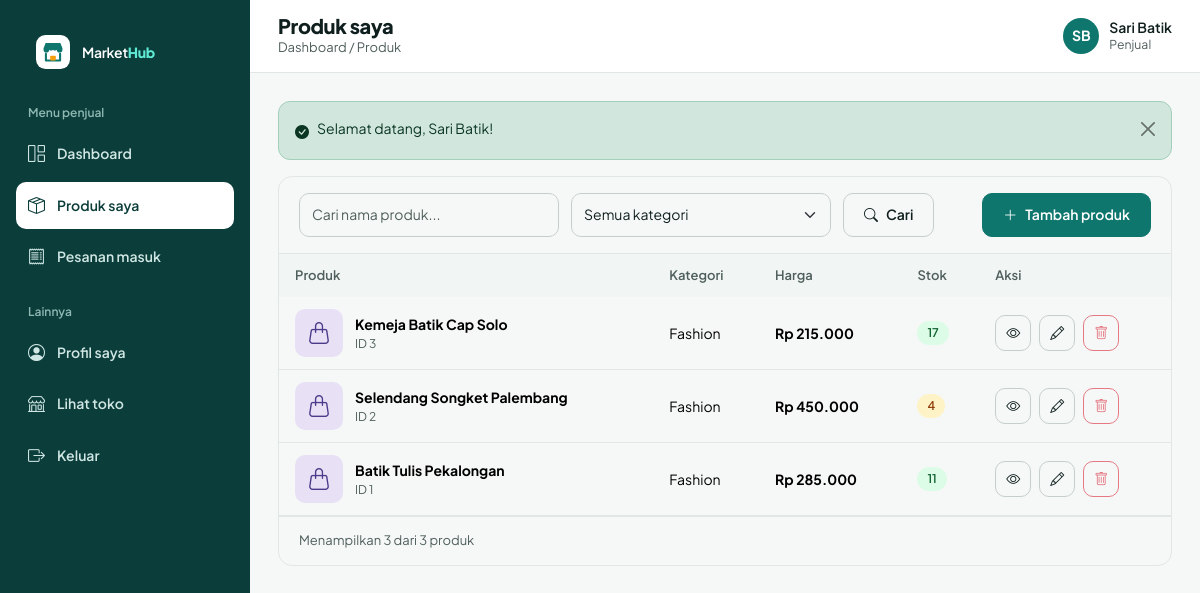
Screenshot of /penjual/produk/index.php (signed in) with the database file from the repository.
### tables this page shows
CREATE TABLE users (
  id         INT UNSIGNED NOT NULL AUTO_INCREMENT,
  nama       VARCHAR(100) NOT NULL,
  email      VARCHAR(150) NOT NULL,
  password   VARCHAR(255) NOT NULL,
  role       ENUM('admin','penjual','pembeli') NOT NULL DEFAULT 'pembeli',
  status     ENUM('aktif','nonaktif') NOT NULL DEFAULT 'aktif',  
  created_at TIMESTAMP NOT NULL DEFAULT CURRENT_TIMESTAMP,
  PRIMARY KEY (id),
  UNIQUE KEY uq_users_email (email)
);

CREATE TABLE produk (
  id          INT UNSIGNED NOT NULL AUTO_INCREMENT,
  kategori_id INT UNSIGNED NOT NULL,
  penjual_id  INT UNSIGNED NOT NULL,
  nama_produk VARCHAR(150) NOT NULL,
  deskripsi   TEXT NOT NULL,
  harga       DECIMAL(12,0) NOT NULL,
  stok        INT NOT NULL DEFAULT 0,
  gambar      VARCHAR(255) DEFAULT NULL,
  created_at  TIMESTAMP NOT NULL DEFAULT CURRENT_TIMESTAMP,
  updated_at  TIMESTAMP NOT NULL DEFAULT CURRENT_TIMESTAMP ON UPDATE CURRENT_TIMESTAMP,
  PRIMARY KEY (id),
  KEY idx_produk_kategori (kategori_id),
  KEY idx_produk_penjual (penjual_id),
  CONSTRAINT fk_produk_kategori FOREIGN KEY (kategori_id) REFERENCES kategori (id) ON DELETE RESTRICT ON UPDATE CASCADE,
  CONSTRAINT fk_produk_penjual  FOREIGN KEY (penjual_id)  REFERENCES users (id)    ON DELETE RESTRICT ON UPDATE CASCADE,
  CONSTRAINT chk_produk_stok  CHECK (stok >= 0),
  CONSTRAINT chk_produk_harga CHECK (harga >= 0)
);

CREATE TABLE kategori (
  id            INT UNSIGNED NOT NULL AUTO_INCREMENT,
  nama_kategori VARCHAR(100) NOT NULL,
  slug          VARCHAR(120) NOT NULL,
  PRIMARY KEY (id),
  UNIQUE KEY uq_kategori_slug (slug)
);

### penjual/produk/index.php (called while the page is built, shortened)
<?php
require __DIR__ . '/../../includes/auth-check.php';
$scope = 'penjual';
require __DIR__ . '/../../includes/produk-list.php';

### auth/session.php (called while the page is built, shortened)
<?php
function current_user()
{
    static $user = false;
    if ($user !== false) {
        return $user;
    }
    $user = null;
    if (!empty($_SESSION['uid'])) {
        $row = db_row('SELECT id, nama, email, role, status, created_at FROM users WHERE id = ?', [(int) $_SESSION['uid']]);
        if ($row && $row['status'] === 'aktif') {
            $row['id'] = (int) $row['id'];
            $user = $row;
        } else {
            unset($_SESSION['uid']);
        }
    }
    return $user;
}

### auth/check-role.php (called while the page is built, shortened)
<?php
function require_login()
{
    $user = current_user();
    if ($user) {
        return $user;
    }
}
function require_role($roles = null)
{
    $user = require_login();
    return $user;
}

### includes/auth-check.php (called while the page is built)
<?php
$authUser = require_role($requiredRoles ?? null);

### includes/produk-list.php (the view, shortened to what this page needs)
<?php
$q = get('q');
$where = ['1 = 1'];
$params = [];
if ($scope === 'penjual') {
    $where[] = 'p.penjual_id = ?';
    $params[] = $authUser['id'];
}
$from = ' FROM produk p JOIN kategori k ON k.id = p.kategori_id JOIN users u ON u.id = p.penjual_id WHERE ' . implode(' AND ', $where);
$total = (int) db_val('SELECT COUNT(*)' . $from, $params);
[$page, $pages, $offset] = paginate($total, 10, (int) get('page', '1'));
$rows = db_all('SELECT p.*, k.nama_kategori, u.nama AS penjual_nama,
        (SELECT COUNT(*) FROM detail_pesanan d WHERE d.produk_id = p.id) AS riwayat' . $from . ' ORDER BY p.id DESC LIMIT ? OFFSET ?',
    array_merge($params, [10, $offset]));
$kategori = db_all('SELECT id, nama_kategori FROM kategori ORDER BY nama_kategori');
$topTitle = $scope === 'admin' ? 'Kelola produk' : 'Produk saya';
$topCrumb = 'Dashboard / Produk';
require __DIR__ . '/header.php';
?>
<div class="card overflow-hidden">
  <form class="mh-tool" method="get">
    <input class="form-control" type="search" name="q" value="<?= e($q) ?>" placeholder="<?= $scope === 'admin' ? 'Cari nama produk atau penjual...' : 'Cari nama produk...' ?>" aria-label="Cari produk">
    <select class="form-select" name="kategori" aria-label="Filter kategori" onchange="this.form.submit()">
      <option value="">Semua kategori</option>
    </select>
    <button class="btn btn-outline-secondary" type="submit"><i class="bi bi-search"></i>Cari</button>
    <a class="btn btn-primary ms-auto" href="<?= e(url($scope . '/produk/tambah.php')) ?>"><i class="bi bi-plus-lg"></i>Tambah produk</a>
  </form>
  <div class="table-responsive">
    <table class="table mh-table">
      <thead><tr><th>Produk</th><th>Kategori</th><th>Harga</th><th>Stok</th><?php if ($scope === 'admin'): ?><th>Penjual</th><?php endif; ?><th>Aksi</th></tr></thead>
      <tbody>
      <?php foreach ($rows as $r): ?>
        <tr>
          <td><div class="thumb-box"><?= produk_img($r, 'img-thumb') ?><div><b><?= e($r['nama_produk']) ?></b><div class="text-muted" style="font-size:12px">ID <?= (int) $r['id'] ?></div></div></div></td>
          <td><?= e($r['nama_kategori']) ?></td>
          <td><b><?= rupiah($r['harga']) ?></b></td>
          <td><?= stok_badge($r['stok']) ?></td>
          <td><div class="acts">
            <a class="btn btn-outline-secondary ibs" href="<?= e(url($scope === 'admin' ? 'admin/produk/detail.php?id=' . (int) $r['id'] : 'detail-produk.php?id=' . (int) $r['id'])) ?>" aria-label="Detail produk" title="Detail"><i class="bi bi-eye"></i></a>
            <a class="btn btn-outline-secondary ibs" href="<?= e(url($scope . '/produk/edit.php?id=' . (int) $r['id'])) ?>" aria-label="Edit produk" title="Edit"><i class="bi bi-pencil"></i></a>
            <form method="post" action="<?= e(url($scope . '/produk/hapus.php')) ?>" data-confirm="Hapus produk &quot;<?= e($r['nama_produk']) ?>&quot;? Tindakan ini tidak dapat dibatalkan.">
              <button class="btn btn-outline-danger ibs" type="submit" aria-label="Hapus produk" <?= $r['riwayat'] > 0 ? 'disabled title="Memiliki histori transaksi, tidak dapat dihapus"' : 'title="Hapus"' ?>><i class="bi bi-trash"></i></button>
            </form>
          </div></td>
        </tr>
      <?php endforeach; ?>
      </tbody>
    </table>
  </div>
  <div class="mh-pgn"><span>Menampilkan <?= count($rows) ?> dari <?= $total ?> produk</span><?= pagination_html($page, $pages) ?></div>
</div>
<?php require __DIR__ . '/footer.php'; ?>

### includes/functions.php (shortened to what this page needs)
<?php
function db_stmt($sql, array $params = [])
{
    global $conn;
    $st = $conn->prepare($sql);
    if ($params) {
        $types = '';
        foreach ($params as $p) {
            $types .= is_int($p) ? 'i' : (is_float($p) ? 'd' : 's');
        }
        $st->bind_param($types, ...$params);
    }
    $st->execute();
    return $st;
}
function db_all($sql, array $params = [])
{
    $st = db_stmt($sql, $params);
    $rows = $st->get_result()->fetch_all(MYSQLI_ASSOC);
    return $rows;
}
function db_row($sql, array $params = [])
{
    $rows = db_all($sql, $params);
    return $rows[0] ?? null;
}
function e($v)
{
    return htmlspecialchars((string) $v, ENT_QUOTES, 'UTF-8');
}
function url($path = '')
{
    return BASE_URL . '/' . ltrim($path, '/');
}
function get($key, $default = '')
{
    $v = $_GET[$key] ?? $default;
    return is_string($v) ? trim($v) : $default;
}
function rupiah($n)
{
    return 'Rp ' . number_format((float) $n, 0, ',', '.');
}
function role_label($r)
{
    return ['admin' => 'Administrator', 'penjual' => 'Penjual', 'pembeli' => 'Pembeli'][$r] ?? $r;
}
function initials($name)
{
    $parts = preg_split('/\s+/', trim((string) $name));
    $i = strtoupper(substr($parts[0] ?? '', 0, 1) . substr($parts[1] ?? '', 0, 1));
    return $i !== '' ? $i : 'U';
}
function logo_svg($size = 36, $inverse = false)
{
    $bg = $inverse ? '#FFFFFF' : '#0F766E';
    $fg = $inverse ? '#0F766E' : '#FFFFFF';
    return '<svg width="' . $size . '" height="' . $size . '" viewBox="0 0 36 36" aria-hidden="true"><rect width="36" height="36" rx="10" fill="' . $bg . '"/>'
        . '<path d="M8 14l2.2-5.5h15.6L28 14v1.5a3 3 0 01-6 0 3 3 0 01-4 0 3 3 0 01-4 0 3 3 0 01-6 0z" fill="' . $fg . '"/>'
        . '<path d="M10.5 20v7h15v-7" stroke="' . $fg . '" stroke-width="2.2" fill="none" stroke-linecap="round" stroke-linejoin="round"/>'
        . '<rect x="15" y="22" width="6" height="5" rx="1" fill="#F59E0B"/></svg>';
}
function kategori_style($kategoriId)
{
    $set = [
        ['#E8E1F5', '#4C3A8A', 'bi-handbag'],
        ['#FBE9C8', '#7A4A06', 'bi-cup-hot'],
        ['#D9F2EE', '#115E59', 'bi-basket2'],
        ['#FADBD2', '#8A2F17', 'bi-house-heart'],
        ['#DDEBD0', '#2F5A14', 'bi-flower1'],
        ['#E2E8F0', '#334155', 'bi-gem'],
    ];
    return $set[(((int) $kategoriId) - 1 + count($set) * 10) % count($set)];
}
function produk_img(array $p, $cls = 'img-card')
{
    [$bg, $fg, $icon] = kategori_style($p['kategori_id'] ?? 0);
    $file = $p['gambar'] ?? '';
    if ($file && is_file(UPLOAD_DIR . '/' . basename($file))) {
        $inner = '<img src="' . e(url('uploads/produk/' . basename($file))) . '" alt="' . e($p['nama_produk'] ?? 'Produk') . '" loading="lazy">';
    } else {
        $inner = '<i class="bi ' . $icon . '" aria-hidden="true"></i>';
    }
    return '<span class="mh-img ' . $cls . '" style="background:' . $bg . ';color:' . $fg . '">' . $inner . '</span>';
}
function stok_badge($stok)
{
    $stok = (int) $stok;
    $cls = $stok <= 0 ? 'st-dibatalkan' : ($stok <= 5 ? 'st-pending' : 'st-selesai');
    return '<span class="st ' . $cls . '">' . ($stok <= 0 ? 'Habis' : $stok) . '</span>';
}

### includes/topbar.php (shortened to what this page needs)
<?php
$u = current_user();
?>
<div class="mh-tb">
  <div>
    <h1 class="mh-tb-title"><?= e($topTitle ?? 'Dashboard') ?></h1>
    <div class="mh-tb-crumb"><?= e($topCrumb ?? tanggal_panjang()) ?></div>
  </div>
  <div class="ms-auto d-flex align-items-center gap-3">
    <span class="mh-me"><span class="mh-av mh-av-dark"><?= e(initials($u['nama'])) ?></span>
      <span class="d-none d-sm-block lh-sm"><?= e($u['nama']) ?><small class="d-block text-muted fw-normal"><?= e(role_label($u['role'])) ?></small></span></span>
  </div>
</div>

### assets/css/style.css (style rules this page uses)
:root { --mh-p:#0F766E;--mh-pd:#115E59;--mh-pl:#CCFBF1;--mh-px:#F0FDFA;--mh-a:#F59E0B;--mh-dark:#0B3D3A; --mh-ink:#0F1F1E;--mh-mut:#4F5F5C;--mh-line:#E1E7E4;--mh-bg:#F6F8F7; --bs-primary:#0F766E;--bs-primary-rgb:15,118,110; --bs-link-color:#0F766E;--bs-link-color-rgb:15,118,110;--bs-link-hover-color:#115E59;--bs-link-hover-color-rgb:17,94,89; --bs-body-font-family:'Plus Jakarta Sans',system-ui,-apple-system,'Segoe UI',sans-serif; --bs-body-color:#0F1F1E;--bs-body-color-rgb:15,31,30;--bs-body-bg:#F6F8F7;--bs-body-font-size:.9375rem; --bs-border-color:#E1E7E4;--bs-border-radius:.625rem;--bs-secondary-color:#4F5F5C; }
body { font-family:var(--bs-body-font-family);line-height:1.5;-webkit-font-smoothing:antialiased }
h1,h2,h3,h4,h5 { font-weight:800;letter-spacing:-.02em }
a { text-decoration:none }
.text-muted,.mut { color:var(--mh-mut)!important }
.btn { --bs-btn-border-radius:10px;display:inline-flex;align-items:center;justify-content:center;gap:.5rem;min-height:44px;padding:0 1.25rem;font-weight:600;font-size:14px;white-space:nowrap }
.btn-primary { --bs-btn-bg:#0F766E;--bs-btn-border-color:#0F766E;--bs-btn-hover-bg:#115E59;--bs-btn-hover-border-color:#115E59;--bs-btn-active-bg:#0B3D3A;--bs-btn-active-border-color:#0B3D3A;--bs-btn-disabled-bg:#0F766E;--bs-btn-disabled-border-color:#0F766E }
.btn-outline-secondary { --bs-btn-color:#0F1F1E;--bs-btn-border-color:#C5D0CC;--bs-btn-hover-bg:#F1F5F3;--bs-btn-hover-color:#0F1F1E;--bs-btn-hover-border-color:#AFC4BF;--bs-btn-active-bg:#E4ECE9;--bs-btn-active-color:#0F1F1E;--bs-btn-active-border-color:#AFC4BF }
.btn-outline-danger { --bs-btn-color:#B42318;--bs-btn-border-color:#F0C4BF;--bs-btn-hover-bg:#B42318;--bs-btn-hover-border-color:#B42318 }
.form-control,.form-select { min-height:44px;border-radius:10px;border-color:#C5D0CC;font-size:14px;color:var(--mh-ink) }
.card { --bs-card-border-radius:14px;--bs-card-border-color:var(--mh-line);--bs-card-inner-border-radius:13px;border-radius:14px }
.st { display:inline-block;padding:3px 10px;border-radius:999px;font-size:12px;font-weight:600;white-space:nowrap }
.st-pending { background:#FEF3C7;color:#92400E }
.st-selesai { background:#DCFCE7;color:#166534 }
.mh-table { --bs-table-bg:transparent;font-size:14px;margin:0 }
.mh-table th { background:#F1F5F3;color:var(--mh-mut);font-size:13px;font-weight:600;padding:12px 16px;white-space:nowrap;border:0 }
.mh-table td { padding:12px 16px;vertical-align:middle;border-color:var(--mh-line) }
.mh-tool { display:flex;gap:12px;flex-wrap:wrap;padding:16px 20px;border-bottom:1px solid var(--mh-line);align-items:center }
.mh-tool .form-control,.mh-tool .form-select { max-width:260px }
.mh-pgn { display:flex;justify-content:space-between;align-items:center;flex-wrap:wrap;gap:12px;padding:14px 20px;border-top:1px solid var(--mh-line);font-size:13px;color:var(--mh-mut) }
.thumb-box { display:inline-flex;gap:12px;align-items:center }
.ibs { width:36px;height:36px;padding:0;min-height:36px }
.acts { display:flex;gap:8px;align-items:center }
.mh-img { display:flex;align-items:center;justify-content:center;overflow:hidden;position:relative;flex:none }
.mh-img .bi { font-size:56px;line-height:1 }
.img-thumb { width:48px;height:48px;border-radius:10px }
.img-thumb .bi { font-size:22px }
.mh-me { display:flex;align-items:center;gap:10px;font-weight:600;font-size:14px;color:var(--mh-ink) }
.mh-av { width:36px;height:36px;border-radius:50%;background:var(--mh-pl);color:var(--mh-pd);display:flex;align-items:center;justify-content:center;font-weight:700;font-size:14px;flex:none }
.mh-av-dark { background:var(--mh-p);color:#fff }
.mh-tb { background:#fff;border-bottom:1px solid var(--mh-line);display:flex;align-items:center;gap:16px;padding:14px 28px;position:sticky;top:0;z-index:1010 }
.mh-tb-title { font-size:20px;margin:0 }
.mh-tb-crumb { font-size:13px;color:var(--mh-mut) }

### rows the page displays
users: nama "SB", nama "Sari Batik", role "Penjual"
produk: nama_produk "Kemeja Batik Cap Solo", id "3", kategori.nama_kategori "Fashion", harga "Rp 215.000", stok "17"
produk: nama_produk "Selendang Songket Palembang", id "2", kategori.nama_kategori "Fashion", harga "Rp 450.000", stok "4"
produk: nama_produk "Batik Tulis Pekalongan", id "1", kategori.nama_kategori "Fashion", harga "Rp 285.000", stok "11"

### other values shown
$label "Dashboard"
$label "Produk saya"
$label "Pesanan masuk"
$topTitle "Produk saya"
$topCrumb "Dashboard / Produk"
$fl['msg'] "Selamat datang, Sari Batik!"
count($rows) "3"
$total "3"
